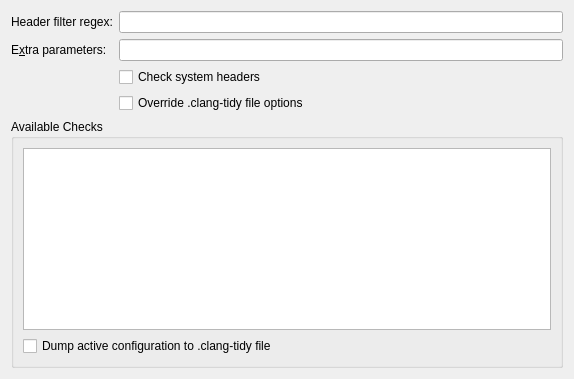
<?xml version="1.0" encoding="UTF-8"?>
<ui version="4.0">
 <class>ClangTidy::PerProjectConfig</class>
 <widget class="QWidget" name="ClangTidy::PerProjectConfig">
  <property name="geometry">
   <rect>
    <x>0</x>
    <y>0</y>
    <width>574</width>
    <height>379</height>
   </rect>
  </property>
  <layout class="QVBoxLayout" name="verticalLayout">
   <item>
    <layout class="QFormLayout" name="formLayout">
     <item row="0" column="0">
      <widget class="QLabel" name="label">
       <property name="text">
        <string>Header filter regex:</string>
       </property>
      </widget>
     </item>
     <item row="0" column="1">
      <widget class="QLineEdit" name="headerFilterText">
       <property name="toolTip">
        <string>&lt;html&gt;&lt;head/&gt;&lt;body&gt;&lt;p&gt;Regular expression matching the names of the headers to output diagnostics from. Diagnostics from the main file of each translation unit are always displayed. Can be used together with -line-filter. This option overrides the value read from a .clang-tidy file.&lt;/p&gt;&lt;/body&gt;&lt;/html&gt;</string>
       </property>
       <property name="clearButtonEnabled">
        <bool>true</bool>
       </property>
      </widget>
     </item>
     <item row="1" column="0">
      <widget class="QLabel" name="label_3">
       <property name="text">
        <string>E&amp;xtra parameters:</string>
       </property>
       <property name="buddy">
        <cstring>clangtidyParameters</cstring>
       </property>
      </widget>
     </item>
     <item row="1" column="1">
      <widget class="QLineEdit" name="clangtidyParameters">
       <property name="toolTip">
        <string>&lt;html&gt;&lt;head/&gt;&lt;body&gt;&lt;p&gt;Additional command line options to pass to clang-tidy.&lt;/p&gt;&lt;/body&gt;&lt;/html&gt;</string>
       </property>
       <property name="clearButtonEnabled">
        <bool>true</bool>
       </property>
      </widget>
     </item>
     <item row="2" column="1">
      <widget class="QCheckBox" name="sysHeadersCheckBox">
       <property name="text">
        <string>Check system headers</string>
       </property>
      </widget>
     </item>
     <item row="3" column="1">
      <widget class="QCheckBox" name="overrideConfigFileCheckBox">
       <property name="text">
        <string>Override .clang-tidy file options</string>
       </property>
      </widget>
     </item>
    </layout>
   </item>
   <item>
    <widget class="QGroupBox" name="checkListGroupBox">
     <property name="toolTip">
      <string>Enable additional checks</string>
     </property>
     <property name="title">
      <string>Available Checks</string>
     </property>
     <layout class="QGridLayout" name="gridLayout">
      <item row="0" column="0">
       <widget class="QListView" name="checkListView">
        <property name="editTriggers">
         <set>QAbstractItemView::NoEditTriggers</set>
        </property>
        <property name="selectionMode">
         <enum>QAbstractItemView::ExtendedSelection</enum>
        </property>
        <property name="resizeMode">
         <enum>QListView::Adjust</enum>
        </property>
       </widget>
      </item>
      <item row="1" column="0">
       <widget class="QCheckBox" name="dumpCheckBox">
        <property name="text">
         <string>Dump active configuration to .clang-tidy file</string>
        </property>
       </widget>
      </item>
     </layout>
    </widget>
   </item>
  </layout>
 </widget>
 <resources/>
 <connections>
  <connection>
   <sender>overrideConfigFileCheckBox</sender>
   <signal>clicked(bool)</signal>
   <receiver>checkListGroupBox</receiver>
   <slot>setEnabled(bool)</slot>
   <hints>
    <hint type="sourcelabel">
     <x>194</x>
     <y>85</y>
    </hint>
    <hint type="destinationlabel">
     <x>102</x>
     <y>109</y>
    </hint>
   </hints>
  </connection>
 </connections>
</ui>
